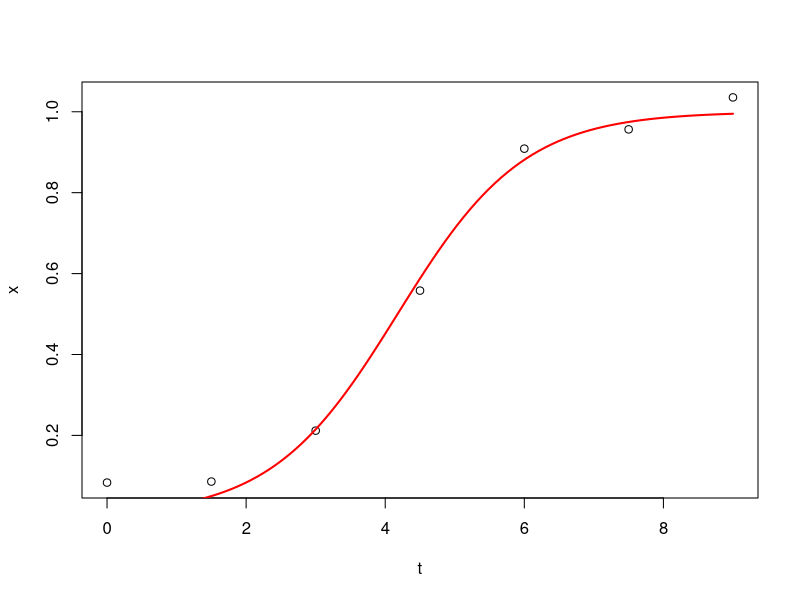
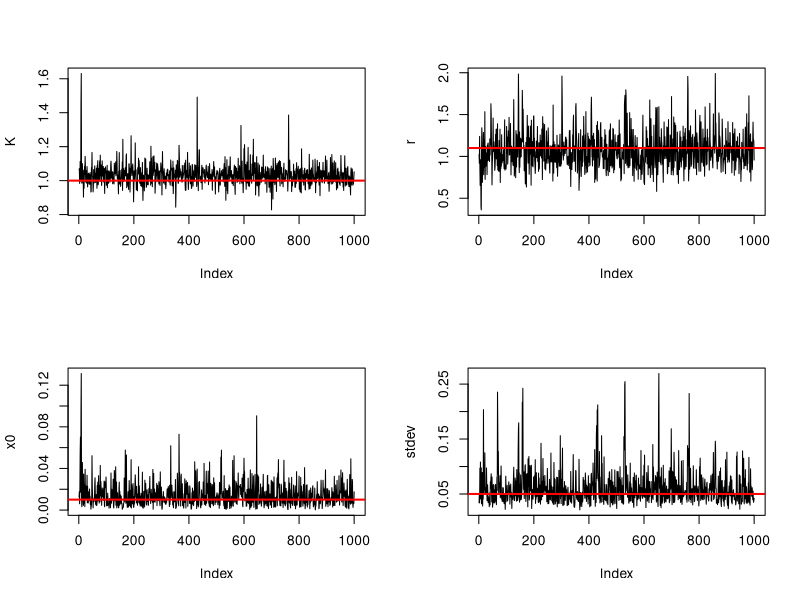
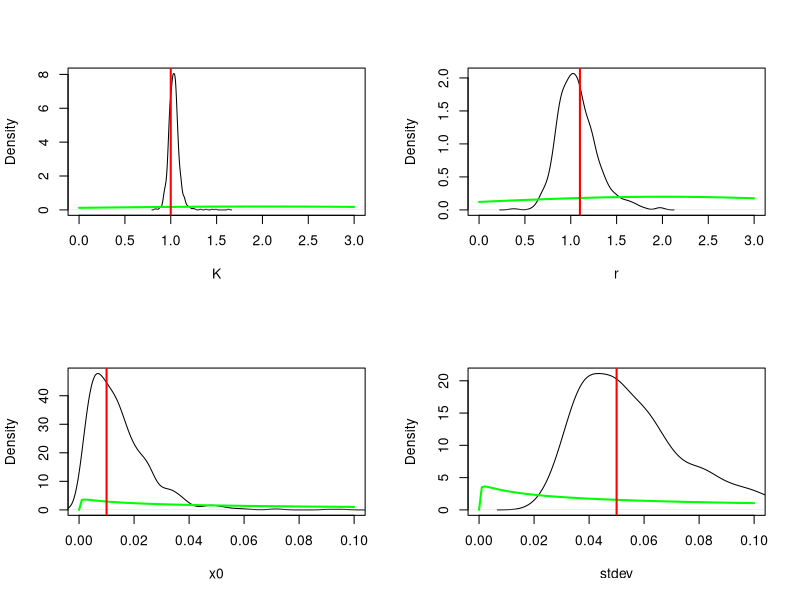
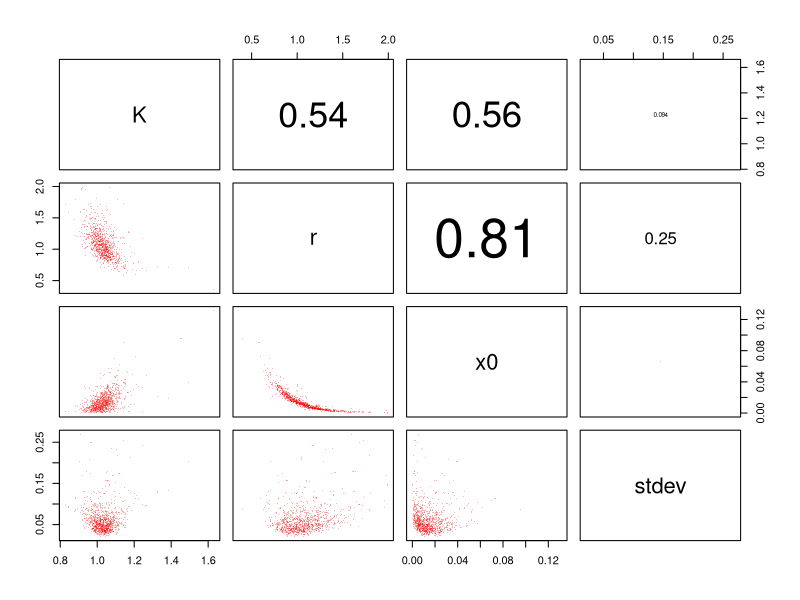

R code for these plots, in order:
library(MASS)

panel.cor <- function(x, y, digits = 2, prefix = "", cex.cor, ...)
{
    usr <- par("usr"); on.exit(par(usr))
    par(usr = c(0, 1, 0, 1))
    r <- abs(cor(x, y))
    txt <- format(c(r, 0.123456789), digits = digits)[1]
    txt <- paste0(prefix, txt)
    if(missing(cex.cor)) cex.cor <- 0.8/strwidth(txt)
    text(0.5, 0.5, txt, cex = cex.cor * r)
}

logist = function(K,r,x0,t) (K*x0*exp(r*t))/(K+x0*(exp(r*t)-1))

th = c(K=1,r=1.1,x0=0.01,stdev=0.05)

times = seq(0,10,1.5)
dat = data.frame(
  t = times,
  x = sapply(logist(th[["K"]],th[["r"]],th[["x0"]],times),function(y) rnorm(1,y,th[["stdev"]]))
)

plot(x~t,data=dat)
newf = function(x) logist(th[["K"]],th[["r"]],th[["x0"]],x)
curve(newf,from=min(dat$t),to=max(dat$t),col="red",lwd=2,add=TRUE)

lik = function(th,dat){
  prod(dnorm(dat$x,mean=logist(th[["K"]],th[["r"]],th[["x0"]],dat$t),sd=th[["stdev"]]))
}

priorlik = function(th){
  pK = dnorm(th[["K"]],mean=2,sd=0.5)
  pr = dnorm(th[["r"]],mean=2,sd=0.5)
  px0 = dlnorm(th[["x0"]],meanlog=0,sdlog=2.5)
  pstdev = dlnorm(th[["stdev"]],meanlog=0,sdlog=2.5)
  return(pK*pr*px0*pstdev)
}

pfuncs = c(
K = function(x) dnorm(x,mean=2,sd=2),
r = function(x) dnorm(x,mean=2,sd=2),
x0 = function(x) dlnorm(x,meanlog=0,sdlog=2.5),
stdev = function(x) dlnorm(x,meanlog=0,sdlog=2.5)
)

pRngs = list(
K = c(0,3),
r = c(0,3),
x0 = c(0,0.1),
stdev = c(0,0.1)
)

failth = function(th) th[["K"]]<0|th[["r"]]<0|th[["x0"]]<0|th[["stdev"]]<0|th[["x0"]]>th[["K"]]

relprob = function(th){
  if(failth(th)){
   rprob = 0
  }else{
   rprob = lik(th,dat)*priorlik(th)
  }
  return(rprob)
}

nsamps = 510000
burnin = 10000
ndim = 4

trajectory = matrix(0, nrow=nsamps, ncol = ndim)
trajectory[1,] = c(2,2,0.5,0.5)
colnames(trajectory)=c("K","r","x0","stdev")

nAccepted = 0
nRejected = 0

sd1 = 0.05; sd2 = 0.05; sd3 = 0.005; sd4 = 0.005
covarmat = matrix(c(sd1^2, 0,0,0,0,sd2^2,0,0,0,0,sd3^2,0,0,0,0,sd4^2), nrow=ndim, ncol=ndim)

for(stepno in 1:(nsamps-1)){
  thc = trajectory[stepno,]
  proposedjump = mvrnorm(1,mu=rep(0,ndim),Sigma = covarmat)
  probaccept = min(1, relprob(thc+proposedjump)/relprob(thc))
  if(runif(1) < probaccept){
    trajectory[stepno+1,] = thc+proposedjump
    if(stepno>burnin) nAccepted = nAccepted + 1
  }else{
    trajectory[stepno+1,] = thc
    if(stepno>burnin) nRejected = nRejected + 1
  }
}

accepted = trajectory[(burnin+1):dim(trajectory)[1],]

thinned = accepted[seq(1,dim(accepted)[1],length.out=1000),]

traceplot = function(param,chain) {
  plot(chain[,param],type="l",ylab=param)
  abline(h=th[[param]],col="red",lwd=2)
}

densplot = function(param,chain) {
  plot(density(chain[,param]),type="l",xlab=param,main="",xlim=pRngs[[param]])
  pfunc = pfuncs[[param]]
  curve(pfunc,from=pRngs[[param]][1],to=pRngs[[param]][2],col="green",lwd=2,add=TRUE)
  abline(v=th[[param]],col="red",lwd=2)
}

op=par(mfrow=c(2,2))
sapply(c("K","r","x0","stdev"),traceplot,thinned)
par(op)

op=par(mfrow=c(2,2))
sapply(c("K","r","x0","stdev"),densplot,thinned)
par(op)

pairs(thinned,upper.panel=panel.cor,pch=16,cex=0.25,cex.cor=6,col=rgb(1,0,0,0.3))


